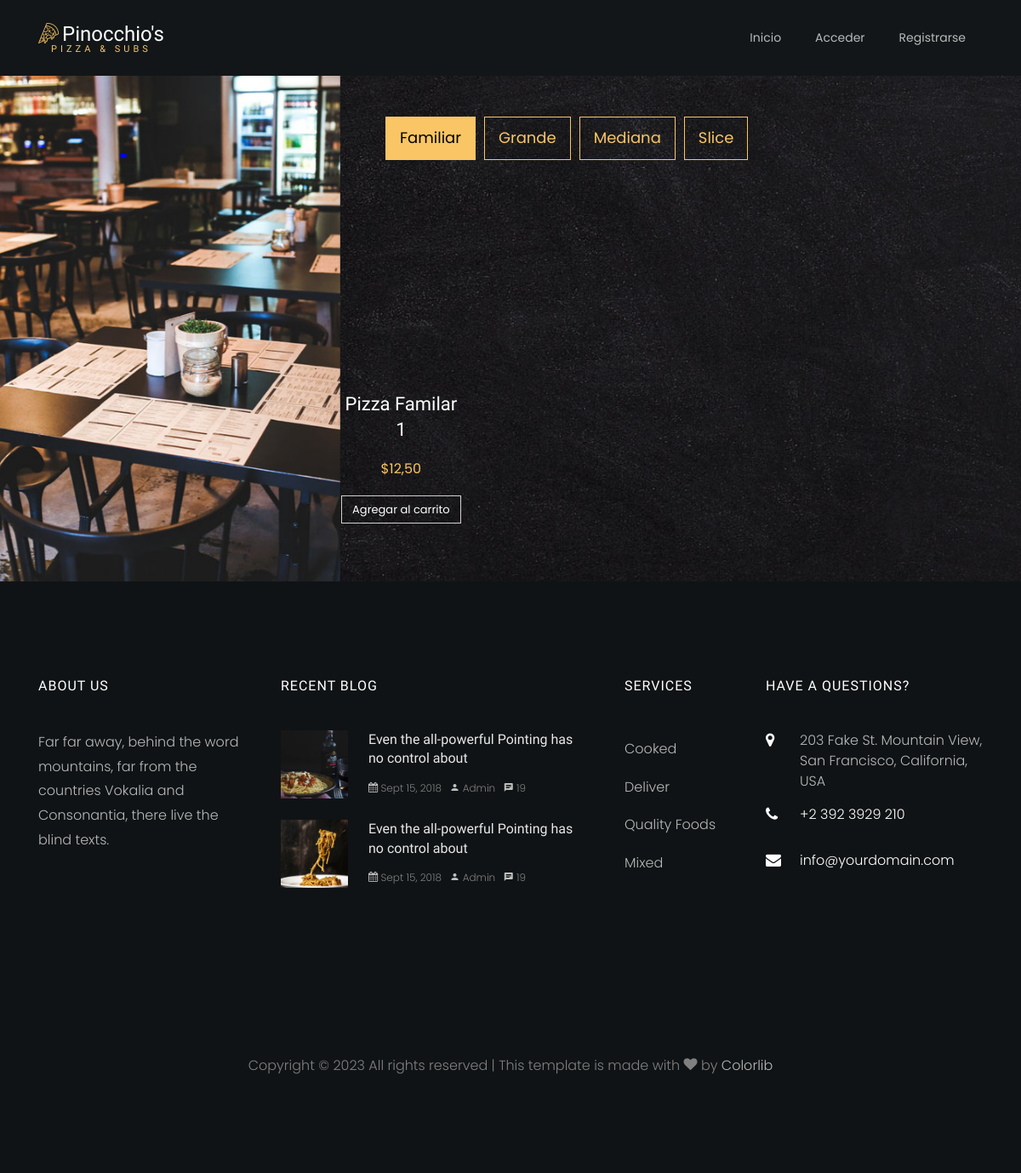
The app's page /menu/, older data.
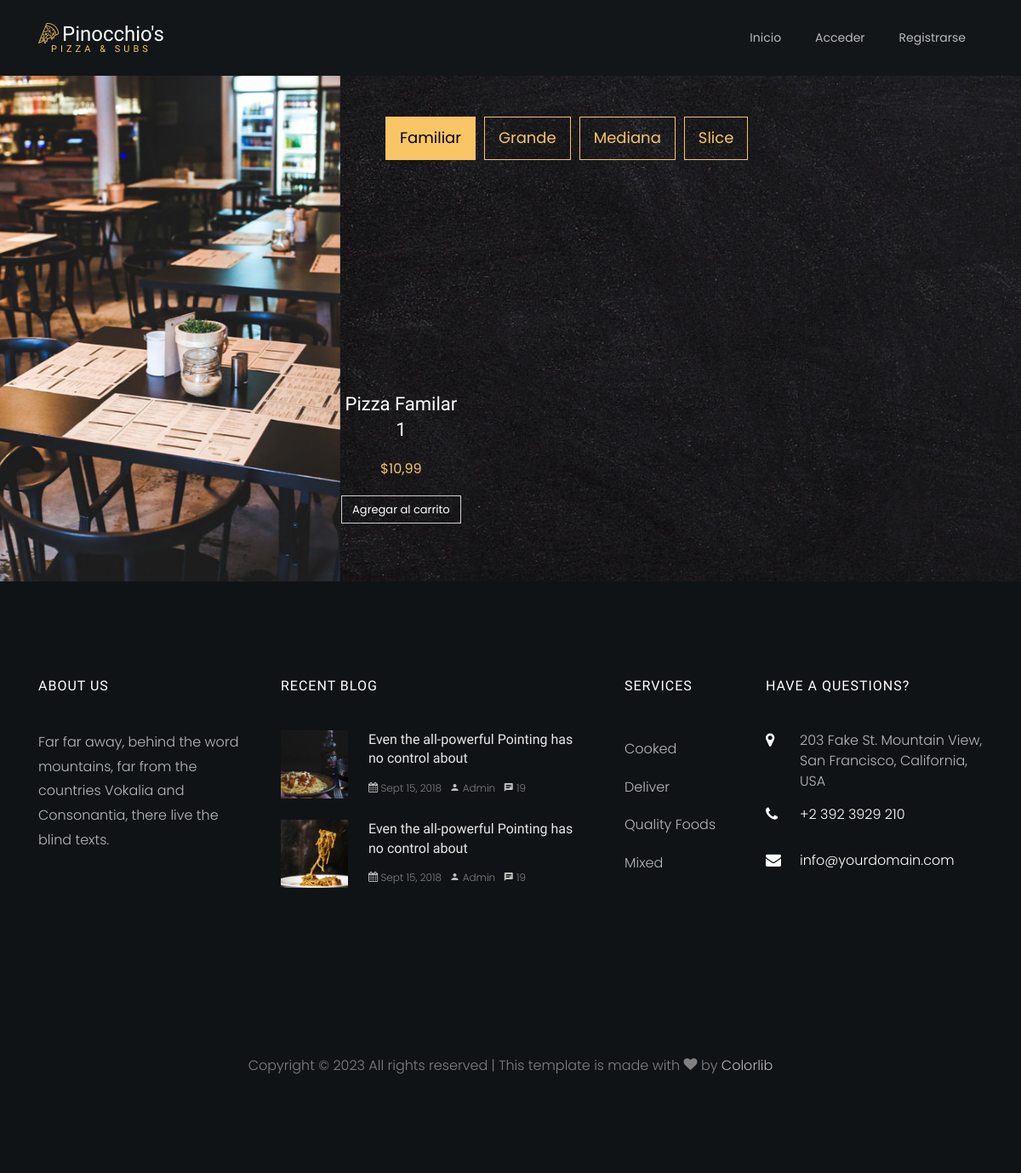
The same page, newer data.
### orders/models.py (models this page shows, shortened)
class Pizza(models.Model):
    id = models.AutoField(primary_key=True)
    name = models.CharField(max_length=255)
    size = models.CharField(max_length=255)
    price = models.DecimalField(max_digits=10, decimal_places=2)
    toppings = models.ManyToManyField('Topping')
    additional_ingredients = models.ManyToManyField('AdditionalIngredient')
    image_url = models.CharField(max_length=255, default='URL_predeterminada')

### orders/views.py (the view)
# urls.py: path('menu/', views.index, name='menu'),
def index(request):
    if request.method == 'POST':
        form = PizzaForm(request.POST)
        if form.is_valid():
            form.save()
            return redirect('menu')
    else:
        form = PizzaForm()
    pizzas = Pizza.objects.all()
    pizzas_familiares = []
    pizzas_grandes = []
    pizzas_medianas = []
    pizzas_slice = []
    for pizza in pizzas:
        if float(pizza.size) >= 12:
            pizzas_familiares.append(pizza)
        elif float(pizza.size) >= 8:
            pizzas_grandes.append(pizza)
        elif float(pizza.size) >= 6:
            pizzas_medianas.append(pizza)
        elif float(pizza.size) >= 4:
            pizzas_slice.append(pizza)
    return render(request, 'menu.html', {
        'pizzas_familiares': pizzas_familiares,
        'pizzas_grandes': pizzas_grandes,
        'pizzas_medianas': pizzas_medianas,
        'pizzas_slice': pizzas_slice,
        'form': form,
    })

### orders/templates/menu.html (shortened to what the changed rows need)
{% load static %}
<!DOCTYPE html>
<html lang="en">
<head>
    <link rel="stylesheet" href="{% static 'css/open-iconic-bootstrap.min.css' %}">
    <link rel="stylesheet" href="{% static 'css/style.css' %}">
    <link rel="stylesheet" href="{% static 'css/style1.css' %}">
    <link rel="stylesheet" href="{% static 'css/flaticon.css' %}">
    <link rel="stylesheet" href="{% static 'css/owl.carousel.min.css' %}">
    <link rel="stylesheet" href="{% static 'css/animate.css' %}">
    <link rel="stylesheet" href="{% static 'css/owl.theme.default.min.css' %}">
    <link rel="stylesheet" href="{% static 'css/magnific-popup.css' %}">
    <link rel="stylesheet" href="{% static 'css/aos.css' %}">
    <link rel="stylesheet" href="{% static 'css/ionicons.min.css' %}">
    <link rel="stylesheet" href="{% static 'css/bootstrap-datepicker.css' %}">
    <link rel="stylesheet" href="{% static 'css/jquery.timepicker.css' %}">
    <link rel="stylesheet" href="{% static 'css/icomoon.css' %}">
</head>
<body>
    <section class="ftco-menu">
        <div class="container-fluid">
            <div class="row d-md-flex">
                <div class="col-lg-8 ftco-animate p-md-5">
                    <div class="row">
                        <div class="col-md-12 d-flex align-items-center">
                            <div class="tab-content ftco-animate" id="v-pills-tabContent">
                                <div class="tab-pane fade show active" id="v-pills-1" role="tabpanel" aria-labelledby="v-pills-1-tab">
                                    <div class="row">
                                        {% for pizza in pizzas_familiares %}
                                        <div class="col-md-4">
                                            <div class="menu-wrap custom-product-style">
                                                <a href="#" class="menu-img img mb-4" style="background-image: url({{ pizza.image_url }});"></a>
                                                <div class="text">
                                                    <h3><a href="#">{{ pizza.name }}</a></h3>
                                                    <p class="price"><span>${{ pizza.price }}</span></p>
                                                    <form method="POST" action="{% url 'add_to_cart' pizza.id %}">
                                                        <button type="submit" class="btn btn-white btn-outline-white">Agregar al carrito</button>
                                                    </form>
                                                </div>
                                            </div>
                                        </div>
                                        {% endfor %}
                                    </div>
                                </div>
                            </div>
                        </div>
                    </div>
                </div>
            </div>
        </div>
    </section>
    <footer class="ftco-footer ftco-section img">
        <div class="container">
            <div class="row mb-5">
                <div class="col-lg-3 col-md-6 mb-5 mb-md-5">
                    <div class="ftco-footer-widget mb-4">
                        <h2 class="ftco-heading-2">About Us</h2>
                    </div>
                </div>
                <div class="col-lg-4 col-md-6 mb-5 mb-md-5">
                    <div class="ftco-footer-widget mb-4">
                        <h2 class="ftco-heading-2">Recent Blog</h2>
                    </div>
                </div>
                <div class="col-lg-2 col-md-6 mb-5 mb-md-5">
                    <div class="ftco-footer-widget mb-4 ml-md-4">
                        <h2 class="ftco-heading-2">Services</h2>
                    </div>
                </div>
                <div class="col-lg-3 col-md-6 mb-5 mb-md-5">
                    <div class="ftco-footer-widget mb-4">
                        <h2 class="ftco-heading-2">Have a Questions?</h2>
                    </div>
                </div>
            </div>
        </div>
    </footer>
</body>
</html>

Row changes from the older to the newer data that the page shows:
changed Pizza "Pizza Familar 1": price "12,50" → "10,99"
